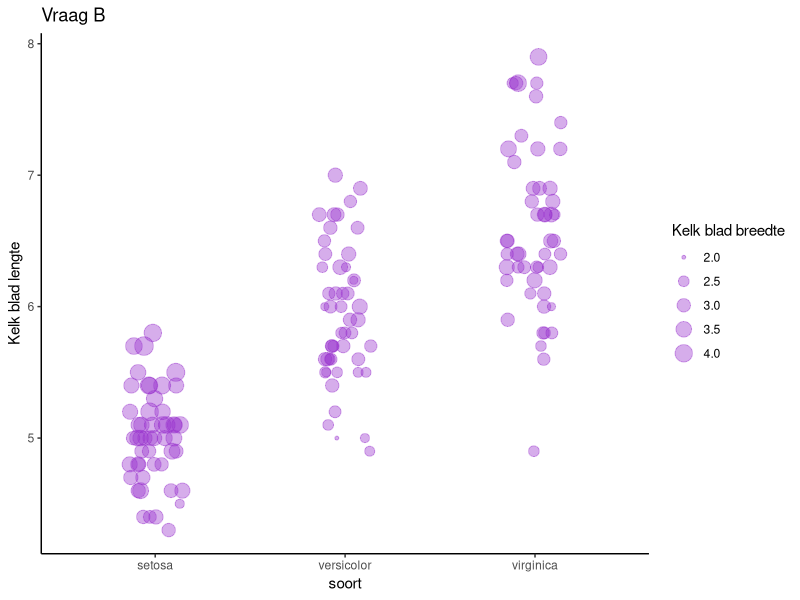

The R source for this figure:
library(tidyverse)

data("iris")
str(iris)

# Vraag B
ggplot(iris, aes(Species, Sepal.Length, size = Sepal.Width)) +
  geom_point(alpha = 0.4, color = "darkorchid3",
             position = position_jitterdodge(jitter.width = 0.3, 
                                             dodge.width = 0.3)) +
  labs(title = "Vraag B", x = "soort", y = "Kelk blad lengte",
       size = "Kelk blad breedte") +
  theme_classic()